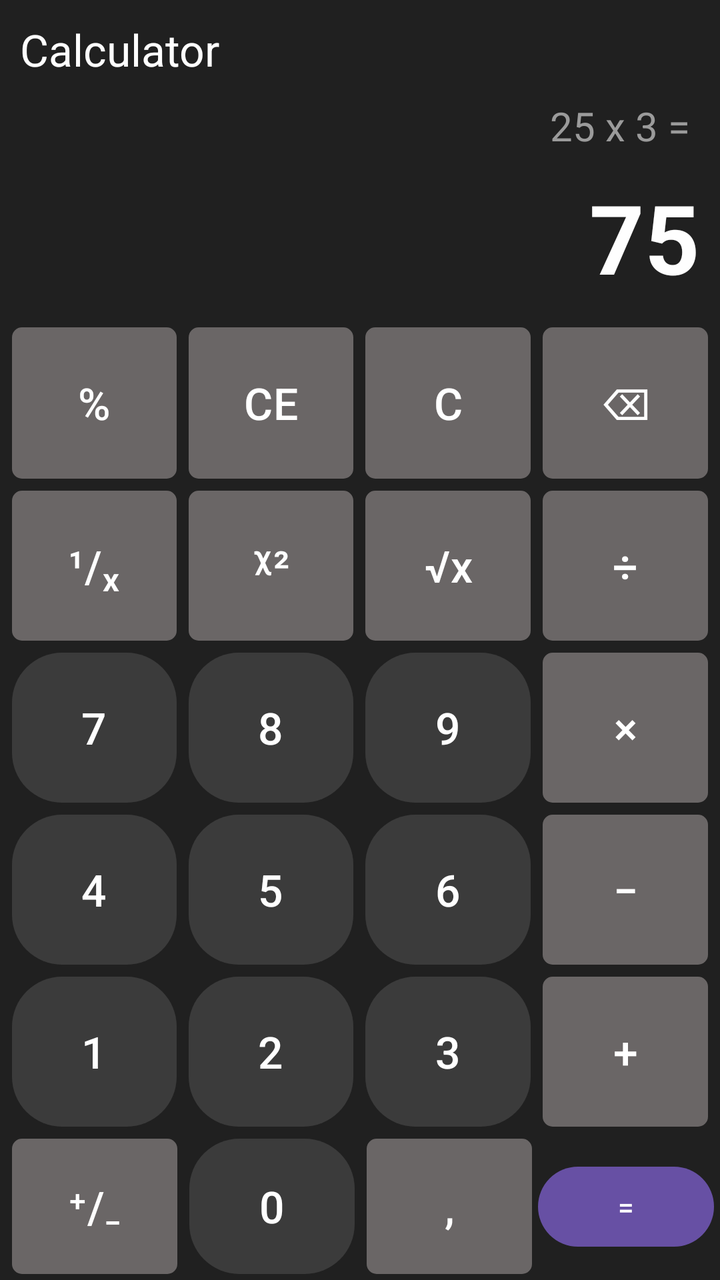
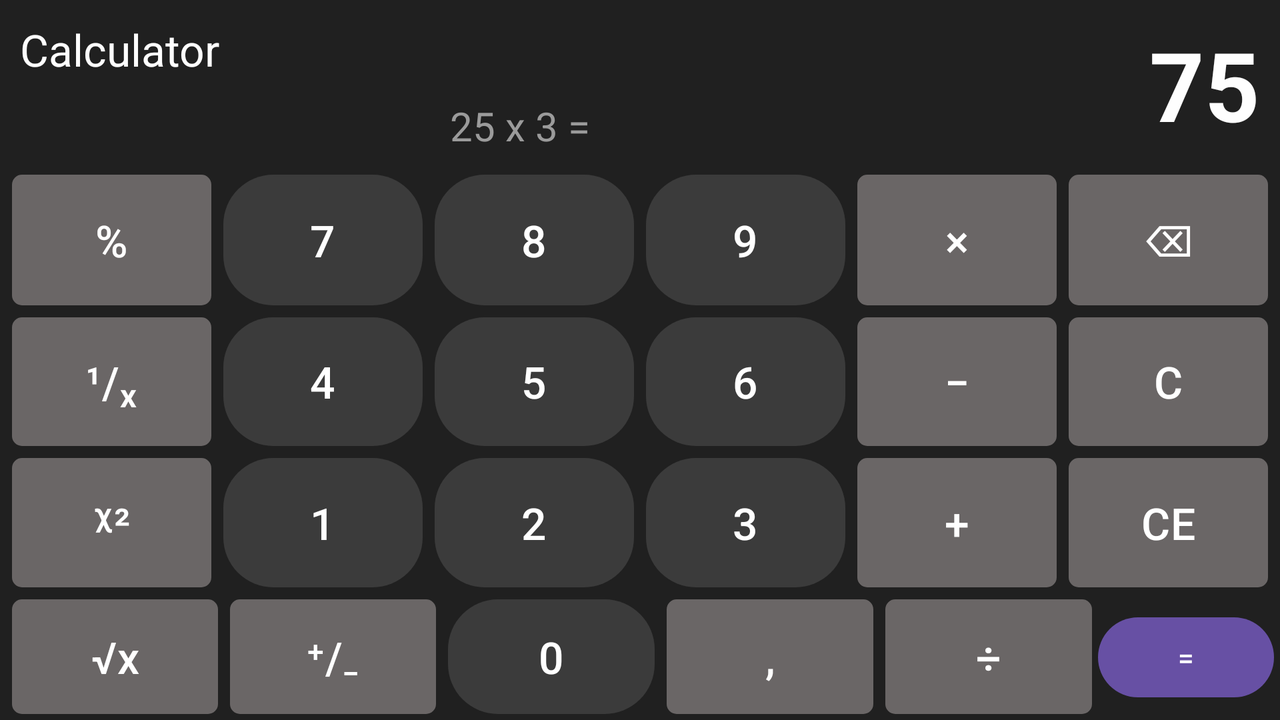

Compare how this app lays out the same screen by default and in its alternative resource folder. The renders come first, then the two layout files and the values they reference.
<!-- AndroidManifest.xml: application theme Theme.AndroidSPD222 -->
<!-- res/layout/activity_calc.xml -->
<?xml version="1.0" encoding="utf-8"?>
<LinearLayout xmlns:android="http://schemas.android.com/apk/res/android"
    xmlns:app="http://schemas.android.com/apk/res-auto"
    xmlns:tools="http://schemas.android.com/tools"
    android:id="@+id/main"
    android:layout_width="match_parent"
    android:layout_height="match_parent"
    android:background="@color/calc_bg"
    android:orientation="vertical"
    tools:context=".CalcActivity">

    <TextView
        android:layout_width="wrap_content"
        android:layout_height="wrap_content"
        android:layout_margin="10dp"
        android:textColor="@color/calc_fg"
        android:text="@string/calc_tv_title"
        android:textSize="22sp" />

    <TextView
        android:layout_width="wrap_content"
        android:layout_height="wrap_content"
        android:layout_gravity="end"
        android:layout_marginEnd="15dp"
        android:textColor="@color/calc_history_fg"
        android:textSize="20sp"
        tools:text="25 x 3 =" />

    <TextView
        android:layout_width="wrap_content"
        android:layout_height="wrap_content"
        android:layout_gravity="end"
        android:textColor="@color/calc_fg"
        android:textStyle="bold"
        android:layout_margin="10dp"
        android:textSize="48sp"
        tools:text="75" />

    <TableLayout
        android:layout_width="match_parent"
        android:layout_height="match_parent"
        android:layout_marginHorizontal="3dp">

        <TableRow
            android:layout_width="match_parent"
            android:layout_weight="1"
            android:layout_height="0dp" >

            <Button
                android:id="@+id/calc_btn_percent"
                android:text="@string/calc_btn_percent"
                style="@style/calc_func_btn" />

            <Button
                android:id="@+id/calc_btn_ce"
                android:text="@string/calc_btn_ce"
                style="@style/calc_func_btn" />

            <Button
                android:id="@+id/calc_btn_c"
                android:text="@string/calc_btn_c"
                style="@style/calc_func_btn" />

            <Button
                android:id="@+id/calc_btn_backspace"
                android:text="@string/calc_btn_backspace"
                style="@style/calc_func_btn" />
        </TableRow>
        <TableRow
            android:layout_width="match_parent"
            android:layout_weight="1"
            android:layout_height="0dp" >

            <Button
                android:id="@+id/calc_btn_inverse"
                android:text="@string/calc_btn_inverse"
                style="@style/calc_func_btn" />

            <Button
                android:id="@+id/calc_btn_square"
                android:text="@string/calc_btn_square"
                style="@style/calc_func_btn" />

            <Button
                android:id="@+id/calc_btn_sqrt"
                android:text="@string/calc_btn_sqrt"
                style="@style/calc_func_btn" />

            <Button
                android:id="@+id/calc_btn_divide"
                android:text="@string/calc_btn_divide"
                style="@style/calc_func_btn" />
        </TableRow>
        <TableRow
            android:layout_width="match_parent"
            android:layout_weight="1"
            android:layout_height="0dp" >

            <Button
                android:id="@+id/calc_btn_7"
                android:text="@string/calc_btn_7"
                style="@style/calc_digit_btn" />

            <Button
                android:id="@+id/calc_btn_8"
                android:text="@string/calc_btn_8"
                style="@style/calc_digit_btn" />

            <Button
                android:id="@+id/calc_btn_9"
                android:text="@string/calc_btn_9"
                style="@style/calc_digit_btn" />

            <Button
                android:id="@+id/calc_btn_multiply"
                android:text="@string/calc_btn_multiply"
                style="@style/calc_func_btn" />
        </TableRow>
        <TableRow
            android:layout_width="match_parent"
            android:layout_weight="1"
            android:layout_height="0dp" >

            <Button
                android:id="@+id/calc_btn_4"
                android:text="@string/calc_btn_4"
                style="@style/calc_digit_btn" />

            <Button
                android:id="@+id/calc_btn_5"
                android:text="@string/calc_btn_5"
                style="@style/calc_digit_btn" />

            <Button
                android:id="@+id/calc_btn_6"
                android:text="@string/calc_btn_6"
                style="@style/calc_digit_btn" />

            <Button
                android:id="@+id/calc_btn_minus"
                android:text="@string/calc_btn_minus"
                style="@style/calc_func_btn" />
        </TableRow>
        <TableRow
            android:layout_width="match_parent"
            android:layout_weight="1"
            android:layout_height="0dp" >

            <Button
                android:id="@+id/calc_btn_1"
                android:text="@string/calc_btn_1"
                style="@style/calc_digit_btn" />

            <Button
                android:id="@+id/calc_btn_2"
                android:text="@string/calc_btn_2"
                style="@style/calc_digit_btn" />

            <Button
                android:id="@+id/calc_btn_3"
                android:text="@string/calc_btn_3"
                style="@style/calc_digit_btn" />

            <Button
                android:id="@+id/calc_btn_plus"
                android:text="@string/calc_btn_plus"
                style="@style/calc_func_btn" />
        </TableRow>
        <TableRow
            android:layout_width="match_parent"
            android:layout_weight="1"
            android:layout_height="0dp" >

            <Button
                android:id="@+id/calc_btn_positive_negative"
                android:text="@string/calc_btn_positive_negative"
                style="@style/calc_func_btn" />

            <Button
                android:id="@+id/calc_btn_0"
                android:text="@string/calc_btn_0"
                style="@style/calc_digit_btn" />

            <Button
                android:id="@+id/calc_btn_comma"
                android:text="@string/calc_btn_comma"
                style="@style/calc_func_btn" />

            <Button
                android:id="@+id/calc_btn_equals"
                android:text="@string/calc_btn_equals"
                style="@style/calc_equals_btn" />
        </TableRow>
    </TableLayout>
</LinearLayout>
<!-- resources referenced by this layout -->
<resources>
  <color name="calc_bg">#202020</color>
  <color name="calc_fg">#FEFEFE</color>
  <color name="calc_history_fg">#9B9B9B</color>
  <string name="calc_btn_0">0</string>
  <string name="calc_btn_1">1</string>
  <string name="calc_btn_2">2</string>
  <string name="calc_btn_3">3</string>
  <string name="calc_btn_4">4</string>
  <string name="calc_btn_5">5</string>
  <string name="calc_btn_6">6</string>
  <string name="calc_btn_7">7</string>
  <string name="calc_btn_8">8</string>
  <string name="calc_btn_9">9</string>
  <string name="calc_btn_backspace">\u232B</string>
  <string name="calc_btn_c">C</string>
  <string name="calc_btn_ce">CE</string>
  <string name="calc_btn_comma">\u002C</string>
  <string name="calc_btn_divide">\u00F7</string>
  <string name="calc_btn_equals">\u003D</string>
  <string name="calc_btn_inverse">\u00B9/\u2093</string>
  <string name="calc_btn_minus">\u2212</string>
  <string name="calc_btn_multiply">\u00D7</string>
  <string name="calc_btn_percent">%</string>
  <string name="calc_btn_plus">\u002B</string>
  <string name="calc_btn_positive_negative">\u207A/\u208B</string>
  <string name="calc_btn_sqrt">\u221Ax</string>
  <string name="calc_btn_square">\u1D61\u00B2</string>
  <string name="calc_tv_title">Calculator</string>
  <style name="calc_digit_btn" parent="calc_btn">
          <item name="android:background">@drawable/calc_digit_btn</item>
      </style>
  <style name="calc_func_btn" parent="calc_btn">
          <item name="android:background">@drawable/calc_func_btn</item>
      </style>
  <style name="Theme.AndroidSPD222" parent="Base.Theme.AndroidSPD222" />
  <style name="calc_btn">
          <item name="android:layout_width">0dp</item>
          <item name="android:layout_weight">1</item>
          <item name="android:layout_height">match_parent</item>
          <item name="android:layout_margin">3dp</item>
          <item name="android:textSize">22sp</item>
          <item name="backgroundTint">@null</item>
      </style>
  <!-- drawable calc_digit_btn (drawable) -->
  <?xml version="1.0" encoding="utf-8"?>
  <shape xmlns:android="http://schemas.android.com/apk/res/android"
      android:shape="rectangle">
      <solid android:color="@color/calc_digit_bg" />
      <corners android:radius="25dp"/>
  
  </shape>
  <!-- drawable calc_func_btn (drawable) -->
  <?xml version="1.0" encoding="utf-8"?>
  <shape xmlns:android="http://schemas.android.com/apk/res/android"
      android:shape="rectangle">
      <solid android:color="@color/calc_func_bg" />
      <corners android:radius="5dp"/>
  
  </shape>
  <style name="Base.Theme.AndroidSPD222" parent="Theme.Material3.DayNight.NoActionBar">
          
          
      </style>
  <color name="calc_digit_bg">#3B3B3B</color>
  <color name="calc_func_bg">#6A6666</color>
</resources>
<!-- res/layout-land/activity_calc.xml (the repository's variant of the layout above) -->
<!-- drawn on the phone turned sideways -->
<?xml version="1.0" encoding="utf-8"?>
<LinearLayout xmlns:android="http://schemas.android.com/apk/res/android"
    xmlns:app="http://schemas.android.com/apk/res-auto"
    xmlns:tools="http://schemas.android.com/tools"
    android:id="@+id/main"
    android:layout_width="match_parent"
    android:layout_height="match_parent"
    android:background="@color/calc_bg"
    android:orientation="vertical"
    tools:context=".CalcActivity">

    <LinearLayout
        android:layout_width="match_parent"
        android:layout_height="wrap_content"
        android:orientation="horizontal">

        <LinearLayout
            android:layout_width="0dp"
            android:layout_weight="1"
            android:layout_height="wrap_content"
            android:orientation="vertical">

            <TextView
                android:layout_width="wrap_content"
                android:layout_height="wrap_content"
                android:layout_margin="10dp"
                android:text="@string/calc_tv_title"
                android:textColor="@color/calc_fg"
                android:textSize="22sp" />

            <TextView
                android:id="@+id/calc_tv_history"
                android:layout_width="wrap_content"
                android:layout_height="wrap_content"
                android:layout_gravity="end"
                android:layout_marginHorizontal="15dp"
                android:textColor="@color/calc_history_fg"
                android:textSize="20sp"
                tools:text="25 x 3 =" />

        </LinearLayout>

        <TextView
            android:id="@+id/calc_tv_result"
            android:layout_width="0dp"
            android:layout_weight="1"
            android:layout_height="wrap_content"
            android:background="@color/calc_result_bg_land"
            android:gravity="end"
            android:layout_margin="10dp"
            android:textColor="@color/calc_fg"
            android:textSize="48sp"
            android:textStyle="bold"
            tools:text="75" />

    </LinearLayout>



    <TableLayout
        android:layout_width="match_parent"
        android:layout_height="match_parent"
        android:layout_marginHorizontal="3dp">

        <TableRow
            android:layout_width="match_parent"
            android:layout_height="0dp"
            android:layout_weight="1">

            <Button
                android:id="@+id/calc_btn_percent"
                style="@style/calc_func_btn"
                android:text="@string/calc_btn_percent" />

            <Button
                android:id="@+id/calc_btn_7"
                style="@style/calc_digit_btn"
                android:text="@string/calc_btn_7" />

            <Button
                android:id="@+id/calc_btn_8"
                style="@style/calc_digit_btn"
                android:text="@string/calc_btn_8" />

            <Button
                android:id="@+id/calc_btn_9"
                style="@style/calc_digit_btn"
                android:text="@string/calc_btn_9" />

            <Button
                android:id="@+id/calc_btn_multiply"
                style="@style/calc_func_btn"
                android:text="@string/calc_btn_multiply" />

            <Button
                android:id="@+id/calc_btn_backspace"
                style="@style/calc_func_btn"
                android:text="@string/calc_btn_backspace" />

        </TableRow>

        <TableRow
            android:layout_width="match_parent"
            android:layout_height="0dp"
            android:layout_weight="1">

            <Button
                android:id="@+id/calc_btn_inverse"
                style="@style/calc_func_btn"
                android:text="@string/calc_btn_inverse" />

            <Button
                android:id="@+id/calc_btn_4"
                style="@style/calc_digit_btn"
                android:text="@string/calc_btn_4" />

            <Button
                android:id="@+id/calc_btn_5"
                style="@style/calc_digit_btn"
                android:text="@string/calc_btn_5" />

            <Button
                android:id="@+id/calc_btn_6"
                style="@style/calc_digit_btn"
                android:text="@string/calc_btn_6" />

            <Button
                android:id="@+id/calc_btn_minus"
                style="@style/calc_func_btn"
                android:text="@string/calc_btn_minus" />

            <Button
                android:id="@+id/calc_btn_c"
                style="@style/calc_func_btn"
                android:text="@string/calc_btn_c" />
        </TableRow>

        <TableRow
            android:layout_width="match_parent"
            android:layout_height="0dp"
            android:layout_weight="1">

            <Button
                android:id="@+id/calc_btn_square"
                style="@style/calc_func_btn"
                android:text="@string/calc_btn_square" />

            <Button
                android:id="@+id/calc_btn_1"
                style="@style/calc_digit_btn"
                android:text="@string/calc_btn_1" />

            <Button
                android:id="@+id/calc_btn_2"
                style="@style/calc_digit_btn"
                android:text="@string/calc_btn_2" />

            <Button
                android:id="@+id/calc_btn_3"
                style="@style/calc_digit_btn"
                android:text="@string/calc_btn_3" />

            <Button
                android:id="@+id/calc_btn_plus"
                style="@style/calc_func_btn"
                android:text="@string/calc_btn_plus" />

            <Button
                android:id="@+id/calc_btn_ce"
                style="@style/calc_func_btn"
                android:text="@string/calc_btn_ce" />
        </TableRow>

        <TableRow
            android:layout_width="match_parent"
            android:layout_height="0dp"
            android:layout_weight="1">

            <Button
                android:id="@+id/calc_btn_sqrt"
                style="@style/calc_func_btn"
                android:text="@string/calc_btn_sqrt" />

            <Button
                android:id="@+id/calc_btn_positive_negative"
                style="@style/calc_func_btn"
                android:text="@string/calc_btn_positive_negative" />

            <Button
                android:id="@+id/calc_btn_0"
                style="@style/calc_digit_btn"
                android:text="@string/calc_btn_0" />

            <Button
                android:id="@+id/calc_btn_comma"
                style="@style/calc_func_btn"
                android:text="@string/calc_btn_comma" />

            <Button
                android:id="@+id/calc_btn_divide"
                style="@style/calc_func_btn"
                android:text="@string/calc_btn_divide" />

            <Button
                android:id="@+id/calc_btn_equals"
                style="@style/calc_equals_btn"
                android:text="@string/calc_btn_equals" />
        </TableRow>
    </TableLayout>
</LinearLayout>
